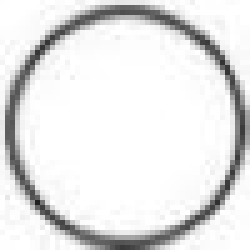
#> input picture tkinter_learn/white-board.jpg, 50 x 50 px (shown 5 times larger)
$ python board_test1.py
#> lines starting #> are read from the running program, lines starting #| are printed output that depends on the picture
from tkinter import Tk,Button,DISABLED,Frame,X,Y,BOTH,LEFT,RIGHT,Entry,Label
from PIL import ImageTk,Image
from random import randint

# [19 lines of commented-out code are left out]

def create_board():
    #---------------------- Board
    white_board = ImageTk.PhotoImage(Image.open('white-board.jpg'))
    red_board = ImageTk.PhotoImage(Image.open('red-board.jpg'))
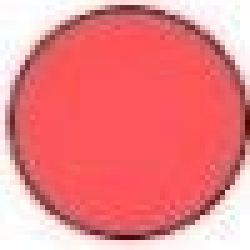
#> input picture tkinter_learn/red-board.jpg, 50 x 50 px (shown 5 times larger)
    yellow_board = ImageTk.PhotoImage(Image.open('yellow-board.jpg'))
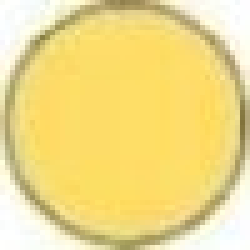
#> input picture tkinter_learn/yellow-board.jpg, 50 x 50 px (shown 5 times larger)
    green_board = ImageTk.PhotoImage(Image.open('green-board.jpg'))
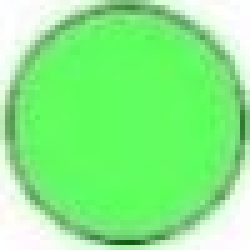
#> input picture tkinter_learn/green-board.jpg, 50 x 50 px (shown 5 times larger)
    blue_board = ImageTk.PhotoImage(Image.open('blue-board.jpg'))
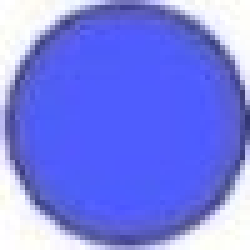
#> input picture tkinter_learn/blue-board.jpg, 50 x 50 px (shown 5 times larger)
    red_home = ImageTk.PhotoImage(Image.open('red-home.jpg'))
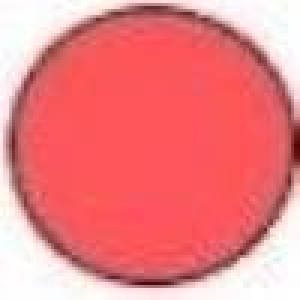
#> input picture tkinter_learn/red-home.jpg, 100 x 100 px (shown 3 times larger)
#> (the run stopped early here; a loop or call above may not have finished)
